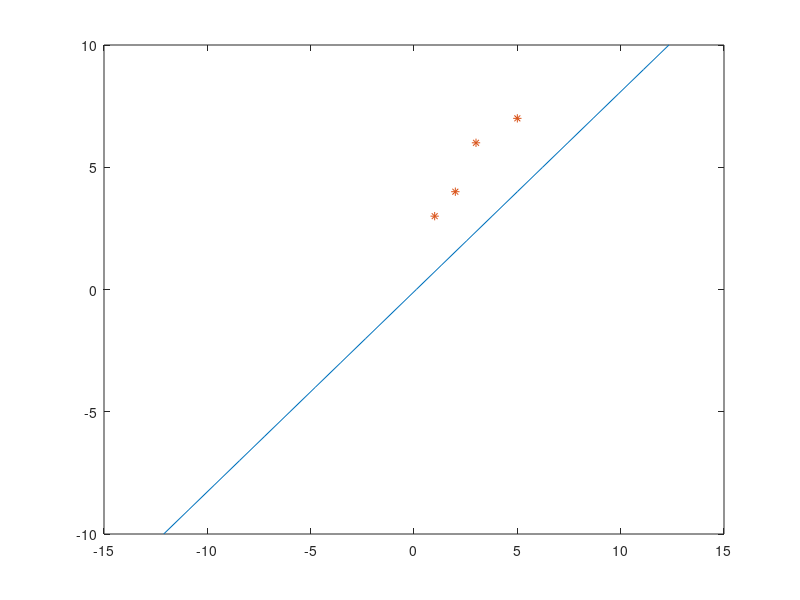

The MATLAB script that drew this image:
axis([-50,50,-50,50],"manual")

X=zeros(4,3);
W=[0,1,-1];
X(:,1)=1; %make all artificial para = 1
X(:,2:3)=[[1,3];[2,4];[3,6];[5,7]];
x=-10:1:10;
sepLine = -(W(1)+W(2)*x)/W(3);
plot(sepLine,x,X(:,2),X(:,3),"*");

input("Press any key to continue.....");

W=W+0.1;
sepLine = -(W(1)+W(2)*x)/W(3);
plot(sepLine,x,X(:,2),X(:,3),"*");


